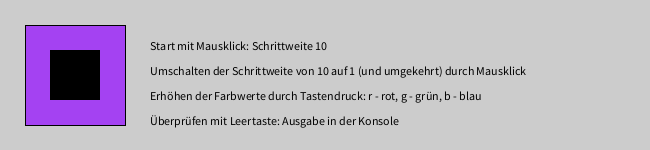
Frame 1 (no input)
Frame 2 (the mouse pressed at the canvas centre, redrawn once): identical to frame 1, image omitted

The Processing sketch that drew this single still picture (run headless with seeded random() and noise(); the mouse was pressed at the canvas centre and the sketch redrawn once):

// Processing sketch: alg08d_weitere_uebungen_loesungen
// ── alg08d_weitere_uebungen_loesungen.pde
int rot = 0;
int blau = 0;
int gruen = 0;
int h_rot; 
int h_blau; 
int h_gruen;
boolean schnell = false;

void setup() {
  size(650, 150);
  vorbereitung();
  //background(h_rot,h_gruen,h_blau); */
  noLoop();
}

void vorbereitung() {
  h_rot = int(random(0, 255));
  h_gruen = int(random(0, 255));
  h_blau= int(random(0, 255));
  fill(h_rot, h_gruen, h_blau);
  rect(25, 25, 100, 100);
  fill(0);
  text("Start mit Mausklick: Schrittweite 10", 150, 50);
  text("Umschalten der Schrittweite von 10 auf 1 (und umgekehrt) durch Mausklick", 150, 75);
  text("Erhöhen der Farbwerte durch Tastendruck: r - rot, g - grün, b - blau", 150, 100);
  text("Überprüfen mit Leertaste: Ausgabe in der Konsole", 150, 125);
}

void draw() {
  noStroke();
  fill(rot, gruen, blau);
  rect(50, 50, 50, 50);
}

void ueberpruefen() {
  String ausgabe_rot;
  String ausgabe_gruen;
  String ausgabe_blau;
  if (rot>h_rot) {
    ausgabe_rot = "zu viel rot";
  } else if (rot < h_rot) {
    ausgabe_rot = "zu wenig rot";
  } else {
    ausgabe_rot = "rot stimmt!";
  }
  if (gruen>h_gruen) {
    ausgabe_gruen = "zu viel grün";
  } else if (gruen < h_gruen) {
    ausgabe_gruen = "zu wenig grün";
  } else {
    ausgabe_gruen = "grün stimmt!";
  }
  if (blau>h_blau) {
    ausgabe_blau = "zu viel blau";
  } else if (blau < h_blau) {
    ausgabe_blau = "zu wenig blau";
  } else {
    ausgabe_blau = "blau stimmt!";
  }
  println(ausgabe_rot+", "+ausgabe_gruen+", "+ausgabe_blau);
}

void keyPressed() {
  int d;
  if (schnell == true) {
    d=10;
  } else {
    d=1;
  }
  if (key == 32) {  // Leertaste
    ueberpruefen();
  }
  if (key == 'r' || key == 'R') {
    rot = (rot + d) % 255;
    println("rot: "+rot+" richtig: "+h_rot);
  } else if (key == 'g' || key == 'G') {
    gruen = (gruen+d) % 255;
    println("grün: "+gruen+" richtig: "+h_gruen);
  } else if (key == 'b' || key == 'B') {
    blau = (blau+d) % 255;
    println("blau: "+blau+" richtig: "+h_blau);
  }
  redraw();
}

void mousePressed() {
  schnell = ! schnell;
  println(schnell);
}
